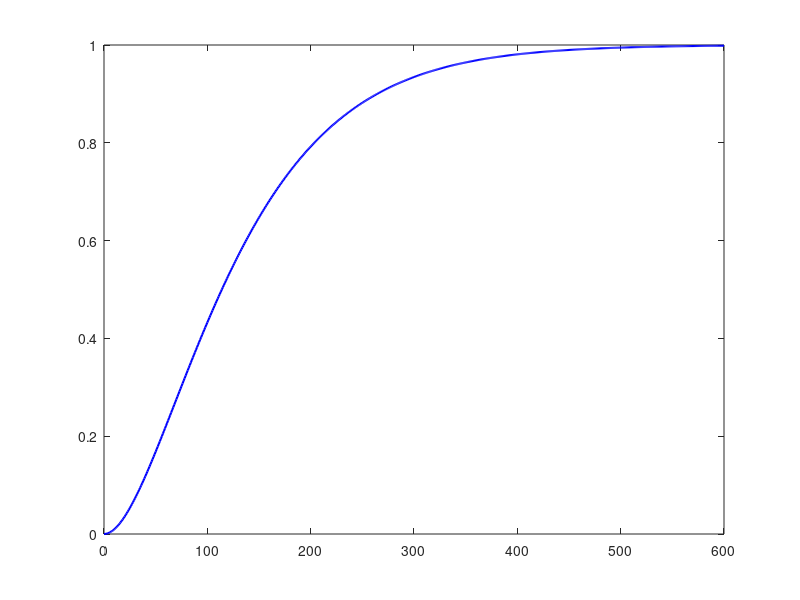

MATLAB code for this plot: (Note: this script raises an error after producing the figure.)
% Parameter für das L2-Modell
rho = 1000; % Dichte der Flüssigkeit in kg/m^3
A = 1; % Grundfläche in m^2
a = 0.003; % Querschnitt des Auslaufs in m^2
g = 9.81; % Erdbeschleunigung in m/s^2
qzu = 6.0; % Stationärer Zufluss in kg/s

c2 = 1 / (rho * A);
c3 = (a * a * rho * g) / (A * qzu);
num = [c3];
den = [1 c3];

% Übertragungsfunktion für das L2-Modell
G1 = tf(num, den);

% Serienkaskade von zwei L2-Modellen
G2 = G1; % Da beide Modelle gleich sind, setzen wir G2 = G1
G_total = series(G1, G2); % Serienverknüpfung der beiden Modelle

% Simulation der Sprungantwort
t = 0:1:600; % Zeitvektor von 0 bis 600 Sekunden in Schritten von 1 s
[y, t] = step(G_total, t);

% Berechnung des Verstärkungsfaktors (Endwert der Sprungantwort)
steady_state_value = y(end);

% Berechnung der Steigung der Sprungantwort bei t = 0
initial_slope = (y(2) - y(1)) / (t(2) - t(1));

% Berechnung der Zeitkonstanten (63,2% des Endwerts)
target_value = 0.632 * steady_state_value;
T_index = find(y >= target_value, 1); % Index für ersten Punkt bei 63.2% des Endwerts
T_approx = t(T_index); % Zeitkonstante T

% Berechnung der Verzugszeit (Te) - erste deutliche Abweichung von Null
Te_index = find(y > 0.05 * steady_state_value, 1);
Te = t(Te_index);

% Berechnung der klassischen Ausgleichszeit (Tb) - 98% des Endwertes
Tb_index = find(y >= 0.98 * steady_state_value, 1);
Tb = t(Tb_index);

% Berechnung der Dämpfung des Systems
damping_info = damp(G_total);

% Plot erstellen
figure;
plot(t, y, 'b-', 'LineWidth', 1.5); % Plot in Blau mit Linienbreite 1.5
hold on;
yline(steady_state_value, 'g--'); % Verstärkungsfaktor-Linie
xline(T_approx, 'r--'); % Zeitkonstante-Linie
xline(Te, 'm--'); % Verzugszeit-Linie
xline(Tb, 'c--'); % klassische Ausgleichszeit-Linie

% Markierung des Punktes bei Zeitkonstanten
plot(T_approx, target_value, 'ro'); 

% Beschriftung der Verstärkungsfaktors und der Zeitkonstanten
text(T_approx + 20, target_value, ['T = ', num2str(T_approx, '%.2f'), ' s'], 'Color', 'red', 'HorizontalAlignment', 'left');
text(20, steady_state_value - 0.05, ['K = ', num2str(steady_state_value, '%.2f'), ' m'], 'Color', 'green', 'HorizontalAlignment', 'left');
text(Te + 10, 0.1 * steady_state_value, ['T_e = ', num2str(Te, '%.2f'), ' s'], 'Color', 'magenta', 'HorizontalAlignment', 'left');
text(Tb + 10, 0.9 * steady_state_value, ['T_b = ', num2str(Tb, '%.2f'), ' s'], 'Color', 'cyan', 'HorizontalAlignment', 'left');

% Achsenbeschriftung und Titel
grid on;
xlabel('Zeit t (s)');
ylabel('Füllstand x(t) (m)');
title('Simulation der Sprungantwort für eine Kaskade von zwei L2-Modellen');
legend('Füllstand x(t)', 'Endwert (Gain)', 'Zeitkonstante (T)', 'Verzugszeit (T_e)', 'Ausgleichszeit (T_b)');

% Ergebnisse anzeigen
disp(['Steigung der Sprungantwort bei t=0: ', num2str(initial_slope, '%.4f'), ' m/s']);
disp(['Verzugszeit Te: ', num2str(Te, '%.2f'), ' s']);
disp(['Ausgleichszeit Tb: ', num2str(Tb, '%.2f'), ' s']);
disp('Dämpfungswerte:');
disp(damping_info);

% Plot speichern
saveas(gcf, 'simulation_ergebnis_L4.png');
